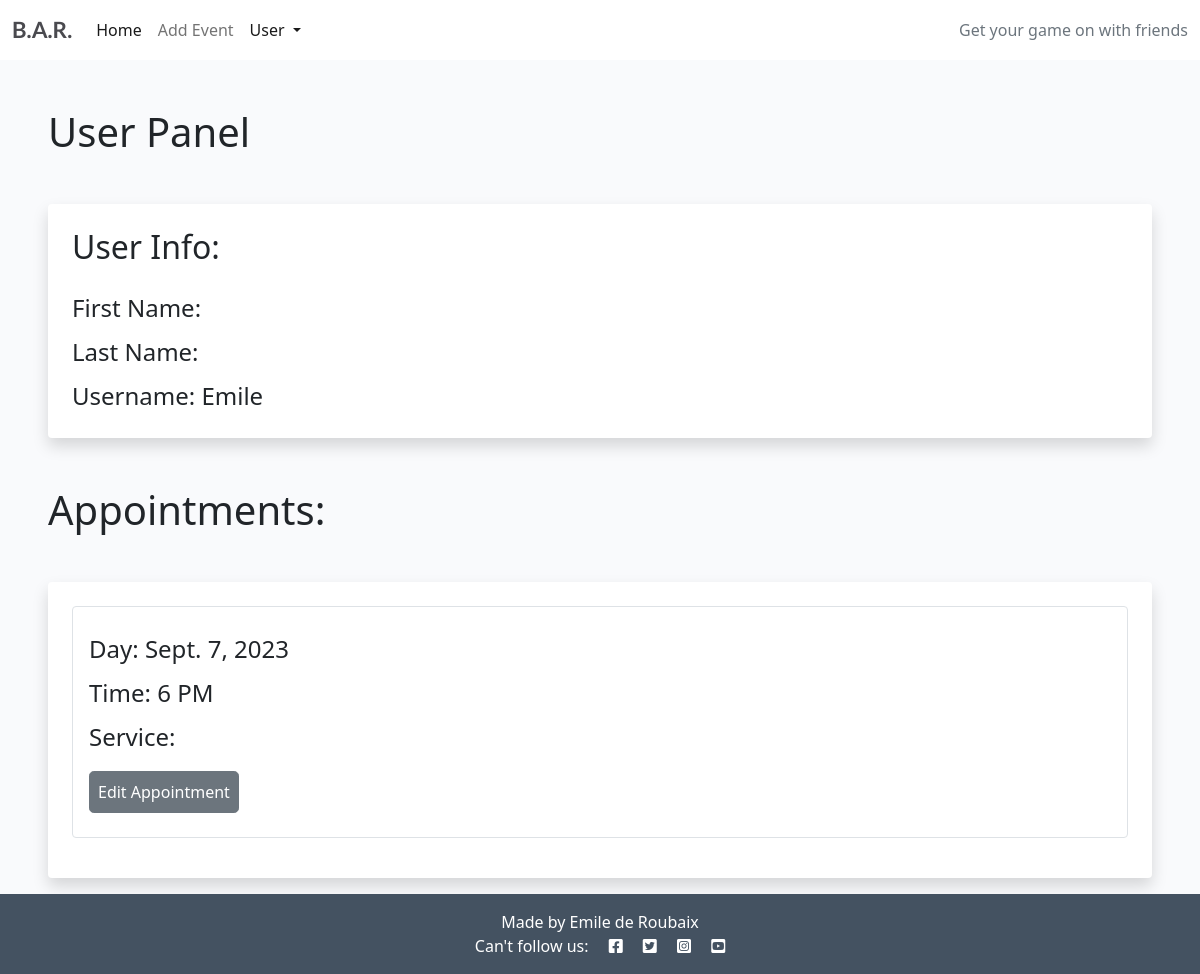
/user-panel (signed in), run on an earlier commit of the app's database.
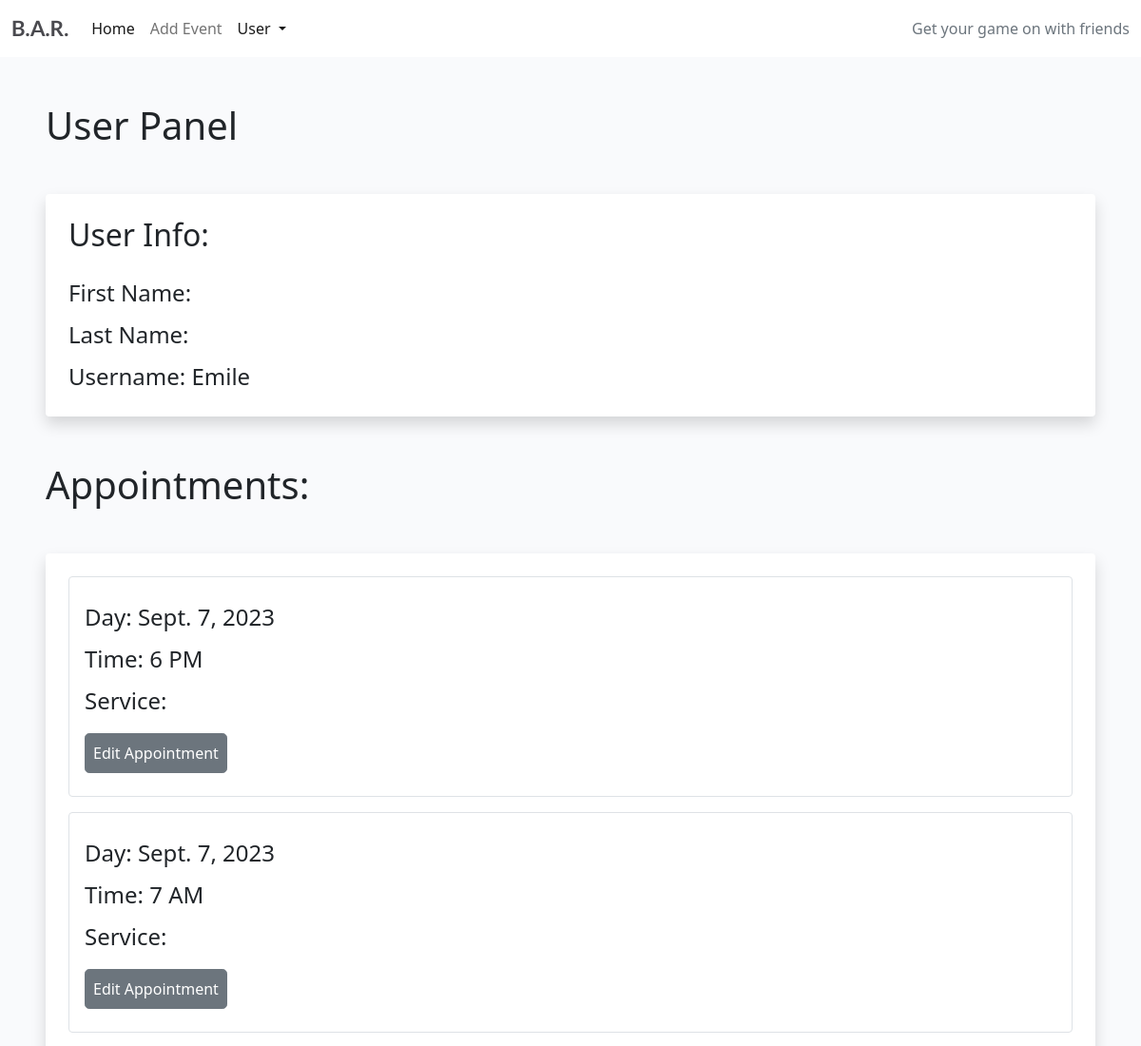
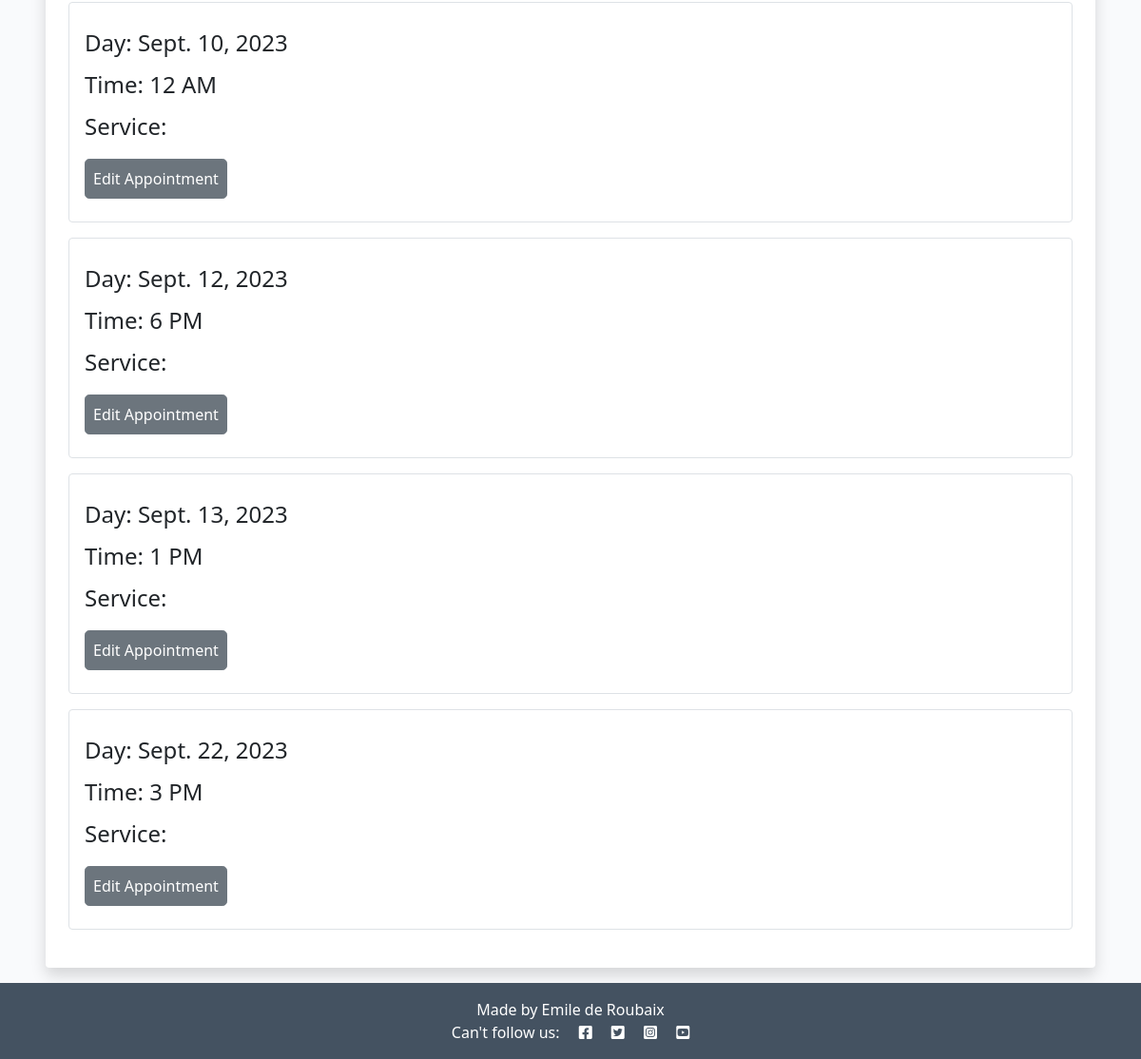
And on a later commit of the database (2 pictures, top to bottom).
### game_dates/models.py (models this page shows, shortened)
class Appointment(models.Model):
    user = models.ForeignKey(
        User, on_delete=models.CASCADE, null=True, blank=True)
    type = models.CharField(
        max_length=50, choices=SERVICE_CHOICES, default="Online gaming")
    day = models.DateField(default=datetime.now)
    time = models.CharField(
        max_length=24, choices=TIME_CHOICES)
    updated_on = models.DateTimeField(auto_now=True)
    description = models.CharField(
        max_length=50, null=True)
    content = models.TextField()
    created_on = models.DateTimeField(auto_now_add=True)
    approved = models.BooleanField(default=True)
    class Meta:
        ordering = ["-created_on"]

### game_dates/views.py (the view)
# urls.py: path('user-panel', views.userPanel, name='userPanel'),
def userPanel(request):
    user = request.user
    appointments = Appointment.objects.filter(user=user).order_by(
        'day', 'time')
    return render(request, 'userPanel.html', {
        'user': user,
        'appointments': appointments,
    })

### game_dates/templates/userPanel.html
{% extends "base.html" %}
{% block content %}
{% if user.is_authenticated %}
<h1 class=" ms-5 mt-5 ">User Panel</h1>
<div class="shadow p-4 mb-5 bg-body bg-body rounded text-black  m-5 ">
    <h2 class="">User Info:</h2>
    <ul class="list-group fs-4 mt-3">
            <li class="list-group mt-2">First Name: {{ user.first_name }}</li>
            <li class="list-group mt-2">Last Name: {{ user.last_name }}</li>
            <li class="list-group mt-2">Username: {{ user.username }}</li>
    </ul>
</div>
{% if appointments.count > 0 %}
<div class="mt-5 ">
    <h1 class=" ms-5">Appointments:</h1>
    <div class="shadow p-4 mb-3 bg-body bg-body rounded text-black  m-5">
        {% for appointment in appointments %}
        <div class="list-group fs-4 border p-3 mb-3">
            <p class="list-group mt-2">Day: {{ appointment.day }}</p>
            <p class="list-group mt-2">Time: {{ appointment.time }}</p>
            <p class="list-group mt-2">Service: {{ appointment.service }}</p>
            <div class="mt-3 mb-2">
                <a class="btn btn-secondary rounded-3 p-2" href="{% url 'bookingUpdate' appointment.id %}">Edit Appointment</a>
            </div>
        </div>
        {% endfor %}
    </div>
</div>
{% endif %}
{% else %}
<div class="shadow p-4 mb-5 bg-body bg-body rounded text-black  m-5">
    <h1 class="p-2  ms-3">First Sign in!</h1>
    <a href="{% url 'login' %}" class="btn btn-primary text-white">Sign in</a>
</div>
{% endif %}
{% endblock %}

What changed in the data, as far as the page shows it:
added Appointment: day "Sept. 7, 2023", time "7 AM"
added Appointment: day "Sept. 10, 2023", time "12 AM"
added Appointment: day "Sept. 12, 2023", time "6 PM"
added Appointment: day "Sept. 13, 2023", time "1 PM"
added Appointment: day "Sept. 22, 2023", time "3 PM"
